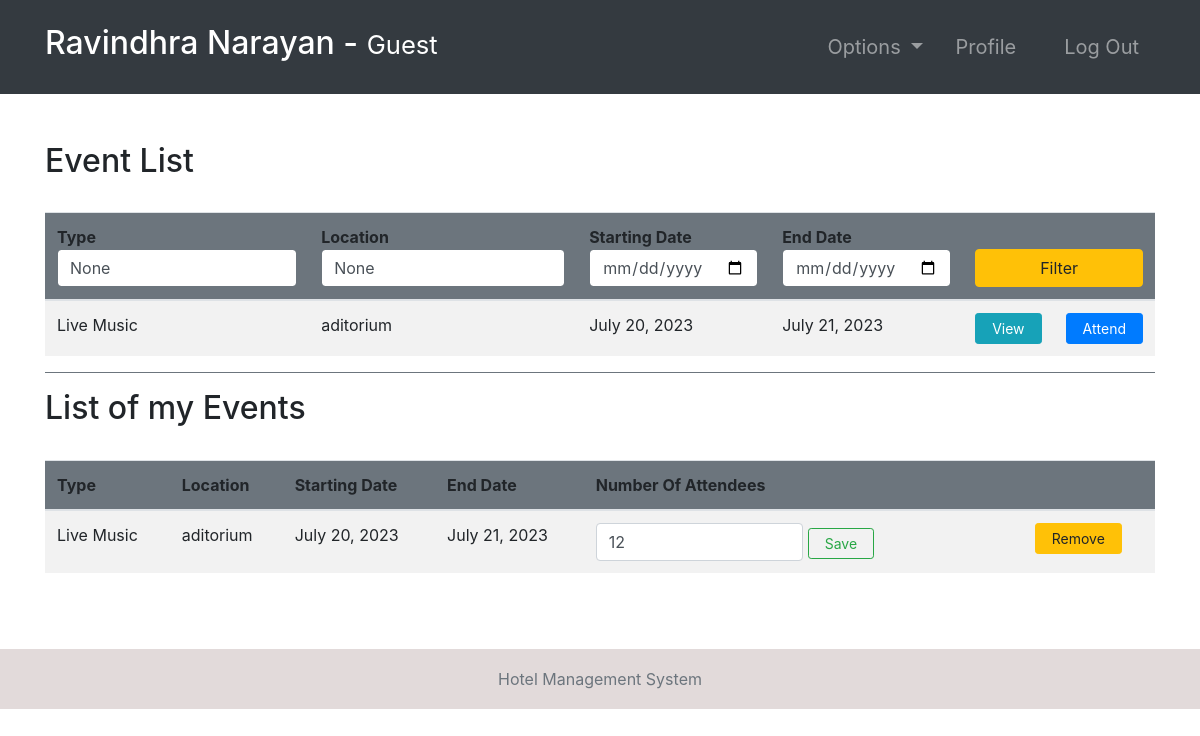
Screenshot of /events/ (signed in) with the database file from the repository.
### hotel/models.py (models this page shows, shortened)
class Event(models.Model):
    EVENT_TYPES = (
        ('Movie', 'Movie'),
        ('Theater', 'Theater'),
        ('Conference', 'Conference'),
        ('Concert', 'Concert'),
        ('Entertainment', 'Entertainment'),
        ('Live Music', 'Live Music'),
    )
    eventType = models.CharField(max_length=20, choices=EVENT_TYPES)
    location = models.CharField(max_length=100)
    startDate = models.DateField()
    endDate = models.DateField()
    explanation = models.TextField()

class EventAttendees(models.Model):
    event = models.ForeignKey(Event, on_delete=models.CASCADE)
    numberOfDependees = models.IntegerField(default=0)
    guest = models.ForeignKey(Guest,   null=True, on_delete=models.CASCADE)

### hotel/views.py (the view, shortened to what this page needs)
# urls.py: path('events/', events, name="events"),
@login_required(login_url='login')
def events(request):
    role = str(request.user.groups.all()[0])
    path = role + "/"
    events = Event.objects.all()
    attendedEvents = None
    if role == 'guest':
        attendedEvents = EventAttendees.objects.filter(
            guest=request.user.guest)
    context = {
        "role": role,
        'events': events,
        'attendedEvents': attendedEvents,
        "type": request.POST.get("type"),
        "location": request.POST.get("location"),
        "fd": request.POST.get("fd"),
        "ed": request.POST.get("ed")
    }
    return render(request, path + "events.html", context)

### accounts/models.py (called while the page is built)
    def currentRoom(self):
        booking = Booking.objects.filter(guest=self).last()
        return booking.roomNumber

### Templates/guest/events.html
{% extends '../index.html' %}
{% block context %}
{% include '../common_pages/authorized-events.html' %}
{% endblock %}

### Templates/incs/nav.html (shortened to what this page needs)
<nav class="navbar navbar-dark bg-dark navbar-expand-lg py-3 " role="navigation">
    <div class="container">
        <a href="" class="navbar-brand">
            <h2 class="text-capitalize">
                {{ request.user.first_name }} {{ request.user.last_name }} -
                <small>
                    {{ role }}
                </small>
            </h2>
        </a>
        <div class="collapse navbar-collapse" id="navbarTags">
            <ul class="navbar-nav ml-auto">
                <li class="nav-item dropdown p-2">
                    <a class="nav-link dropdown-toggle" href="#" id="navbarDropdown" role="button"
                        data-toggle="dropdown" aria-haspopup="true" aria-expanded="false">
                        Options
                    </a>
                </li>
                <li class="nav-item mr-3 p-2">
                    {% if role == 'guest' %}
                    <a href="{% url 'guest-profile' user.id %}" class="nav-link">Profile</a>
                    {% endif %}
                </li>
                <li class="nav-item p-2 ">
                    <a href="{% url 'logout' %}" class="nav-link">Log Out</a>
                </li>
            </ul>
        </div>
    </div>
</nav>

### Templates/common_pages/authorized-events.html (shortened to what this page needs)
<div class="container py-5">
    <div class="table-header row">
        <div class="col-sm-9 col-md-9 col-lg-9 mb-4">
            <h2>Event List</h2>
        </div>
    </div>
    <table class="table table-hover table-striped">
        <thead class="bg-secondary rounded">
            <tr>
                <form action="" method="POST">
                    <th>Type <input type="text" name="type" value="{{type}}"
                            class="form-control border border-secondary"></th>
                    <th>Location <input type="text" name="location" value="{{location}}"
                            class="form-control border border-secondary"></th>
                    <th>Starting Date <input type="date" name="fd" value="{{fd}}"
                            class="form-control border border-secondary"></th>
                    <th>End Date <input type="date" name="ed" value="{{ed}}"
                            class="form-control border border-secondary"></th>
                    <th colspan="3"><button type="submit" name="filter" class="btn btn-warning w-100">Filter</button>
                    </th>
                </form>
            </tr>
        </thead>
        <tbody>
            {% for event in events %}
            <tr>
                <td>{{ event.eventType }}</td>
                <td>{{ event.location }}</td>
                <td>{{ event.startDate }}</td>
                <td>{{ event.endDate }}</td>
                <td> <a href="{% url 'event-profile' event.id %}" class="btn btn-sm btn-info px-3">View</a></td>
                {% if role == 'guest' %}
                <td>
                    <form action="{% url 'events' %}" method="POST">
                        <button type="submit" name="attend" class="btn btn-sm btn-primary px-3">Attend</button>
                    </form>
                </td>
                {% endif %}
            </tr>
            {% endfor %}
        </tbody>
    </table>
    {% if role == 'guest' %}
    <div class="pt-3 border-top border-secondary">
        <div class="table-header row">
            <div class="col-sm-12 col-md-12 col-lg-4 mb-4">
                <h2>List of my Events</h2>
            </div>
        </div>
        <table class="table table-hover table-striped">
            <thead class="bg-secondary rounded">
                <tr>
                    <th>Type</th>
                    <th>Location</th>
                    <th>Starting Date</th>
                    <th>End Date</th>
                    <th>Number Of Attendees</th>
                    <th></th>
                </tr>
            </thead>
            <tbody>
                {% for e in attendedEvents %}
                <tr>
                    <td>{{e.event.eventType}}</td>
                    <td>{{e.event.location}}</td>
                    <td>{{e.event.startDate}}</td>
                    <td>{{e.event.endDate}}</td>
                    <td>
                        <form action="" method="POST">
                            <input type="number" class="form-control w-50 d-inline" min='0'
                                value="{{ e.numberOfDependees }}" name="id-text">
                            <button type="submit" name="Save"
                                class="btn btn-sm btn-outline-success px-3 d-inline">Save</button>
                        </form>
                    </td>
                    <td>
                        <form action="" method="POST">
                            <button type="submit" name="remove" class="btn btn-sm btn-warning px-3">Remove</button>
                        </form>
                    </td>
                </tr>
                {% endfor %}
            </tbody>
        </table>
    </div>
    {% endif %}
</div>

### static/css/main.css (style rules this page uses)
* { margin: 0; padding: 0; -webkit-font-smoothing: antialiased; }
body { position: relative; }
nav .nav-item { font-size: 20px; }

### rows the page displays
Event: eventType "Live Music", location "aditorium", startDate "July 20, 2023", endDate "July 21, 2023"
EventAttendees: event.eventType "Live Music", event.location "aditorium", event.startDate "July 20, 2023", event.endDate "July 21, 2023", id-text "12"

### other values shown
{{ request.user.first_name }} "Ravindhra"
{{ request.user.last_name }} "Narayan"
{{ role }} "Guest"
